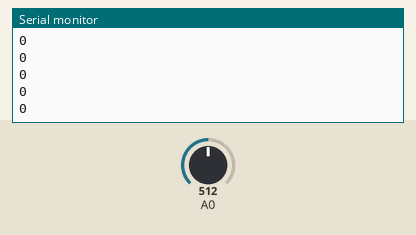
Recording of a sketch running on a simulated Arduino Uno, built with avr-gcc and run on an emulated ATmega328P. Parts: the last lines printed to the serial monitor. The test bench sets the inputs (shaded band); at power-on: A0 = 512.

Above: at 1.2 s.
1.3 s: A0 set to 716
At 1.31 s:
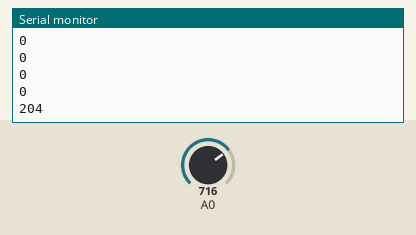
2.8 s: A0 set to 900
At 2.81 s:
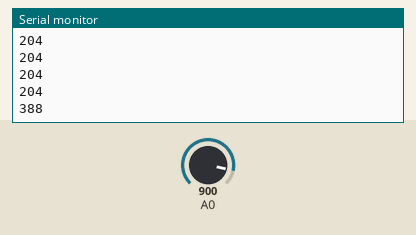
Timing chart, 0 to 5.8 s (numbered marks = the images above; inputs shaded):
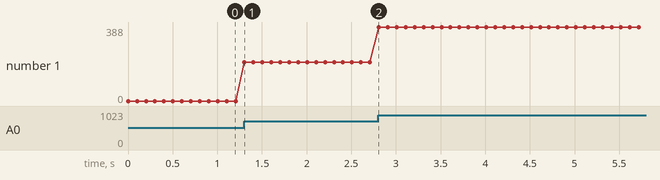

The sketch:

acc_sensor.ino
```cpp
int x_sum = 0;
int x_offset = 0;
int x_calib;


void setup(){
    Serial.begin(115200);
    for(int i=0; i<10; i++){
        x_sum += analogRead(A0);
    }
    x_offset = x_sum / 10;
}

void loop(){
    x_calib = analogRead(A0) - x_offset;

    Serial.println(x_calib);

    delay(100);

}
```

Measured:
- after the input at 1.3 s, the serial monitor: prints a new line at once (image 1)
- after the input at 2.8 s, the serial monitor: prints a new line at once (image 2)
- plotted number 1: 0 → 204 after the input at 1.3 s, 204 → 388 after the input at 2.8 s
